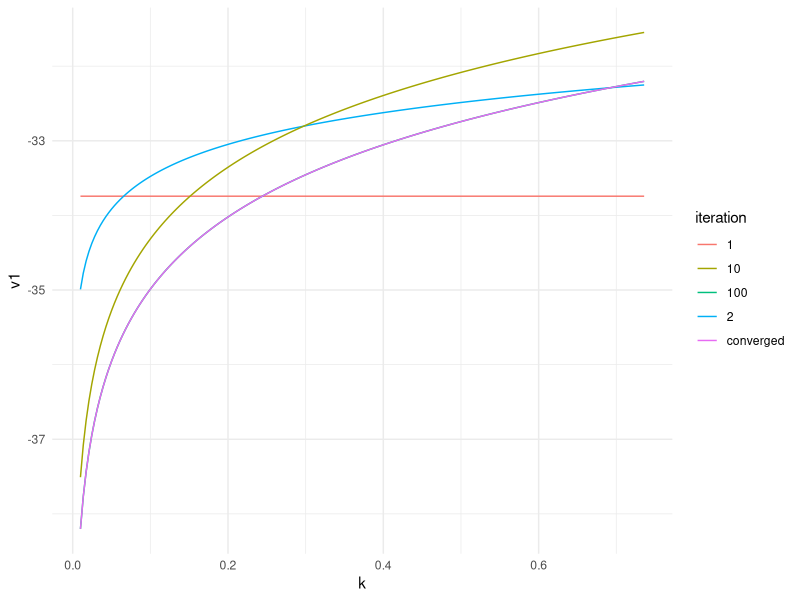
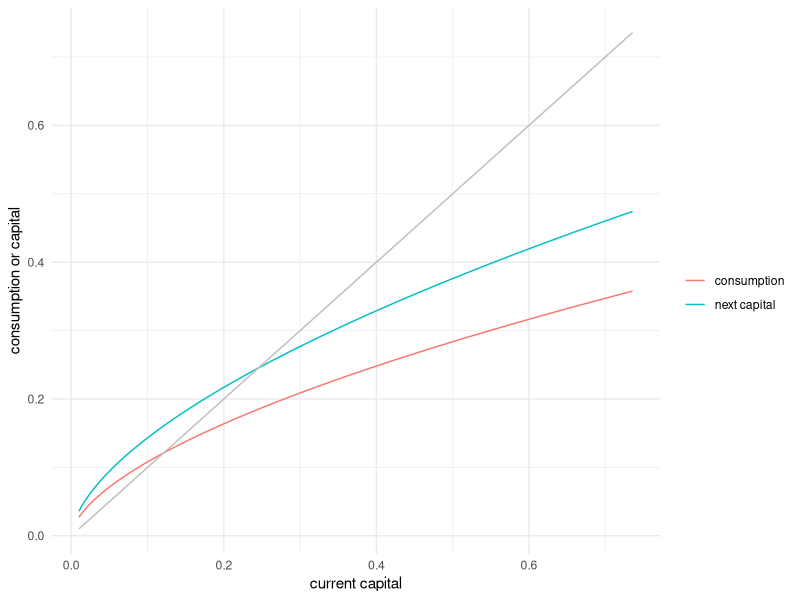

The R source for these figures, in order:
## dynamic programming

# constants
alpha <- 0.6
discount <- 0.95
depreciation <- 1

# symbolic expressions for utility and production functions
u <- expression(log(c))
f <- expression(k^alpha)

# utility function
utility <- deriv(u, "c", function(c) {})
# production function
production <- deriv(expression(k^alpha), "k", function(k) {})
# transition
transition <- deriv(substitute(F + k*(1-depreciation) - c,
                               list(F=f[[1]])), c("k","c"),
                    function(c,k) {})

# steady state capital
kss <- uniroot(f=function(k)
               attr(transition(1,k),"gradient")[1,"k"]-1/discount,
               interval=c(0.01,100))
# steady state utility
uss <- utility(production(kss$root) - kss$root*depreciation)
## value function approximation
k.grid <- seq(0.01,3*kss$root,length.out=200)
# initial guess for v(k.grid)  -- any should work; just affects how
# quickly we converge
#v.grid <- rep(0,length(k.grid))
v.grid <- rep(uss/(1-discount),length(k.grid))
#v.grid <- utility(k.grid*0.5)/(1-discount)
approx.method <- "spline"
degree <- 10
approxfn <- function(x,y) {
  if (approx.method=="linear") {
    return(approxfun(x, y,rule=2, method="linear"))
  } else if (approx.method=="spline") {
    return(splinefun(x, y, method="fmm"))
  }
  # least squares
  else if (approx.method=="least-squares") {
    model <- lm(y ~ poly(x, degree=degree))
    f <- function(xnew) {
      predict(model, newdata=data.frame(x=xnew))
    }
    return(f)
  } else {
    stop("unrecognized approx.method")
  }
}
## initial guess at value function
v0 <- approxfn(k.grid, v.grid)
library(parallel)
v.change <- 100
tol <- 1e-4
iterations <- 0
v.app <- list()
v.app[[1]] <- v0
while(v.change > tol && iterations<100) {
  bellman <- mcmapply(function(k) {
    optimize(function(c) {
      utility(c) + discount*v0(transition(c,k)) },
             interval=c(0.01, production(k) + (1-depreciation)*k -
                 0.01),
             maximum=TRUE,
             tol=tol*1e-3
             )
  }, k.grid)

  v.g.new <- unlist(bellman["objective",])

  v.change <- max(abs(v.g.new-v.grid))
  iterations <- iterations+1
  v.grid <- v.g.new
  v0 <- approxfn(k.grid,v.grid)
  v.app[[iterations+1]] <- v0
  print(sprintf("After %d iterations v.change=%.2g\n",iterations,v.change))
}

df <- data.frame(k=k.grid, v1=v.app[[1]](k.grid), v2=v.app[[2]](k.grid),
                 v10=v.app[[10]](k.grid), v100=v.app[[min(100,length(v.app))]](k.grid),
                 v=v0(k.grid),
                 c=unlist(bellman["maximum",]),
                 k.new=transition(unlist(bellman["maximum",]),k.grid))
library(ggplot2)
value <- ggplot(df,aes(x=k)) +
    geom_line(aes(y=v1,colour="1")) +
    geom_line(aes(y=v2,colour="2"))+
    geom_line(aes(y=v10,colour="10")) +
    geom_line(aes(y=v100,colour="100")) +
    geom_line(aes(y=v,colour="converged")) +
    theme_minimal() +
    scale_colour_discrete(name="iteration")


policy <- ggplot(df,aes(x=k))+
    geom_line(aes(y=c,colour="consumption"))  +
    geom_line(aes(y=k.new,colour="next capital")) +
    geom_line(aes(y=k),colour="gray") +
    theme_minimal() +
    scale_colour_discrete(name="") +
    scale_y_continuous("consumption or capital") +
    scale_x_continuous("current capital")

#pdf("value.pdf",width=7,height=5)
value
#dev.off()

#pdf("policy.pdf",width=7,height=5)
policy
#dev.off()
